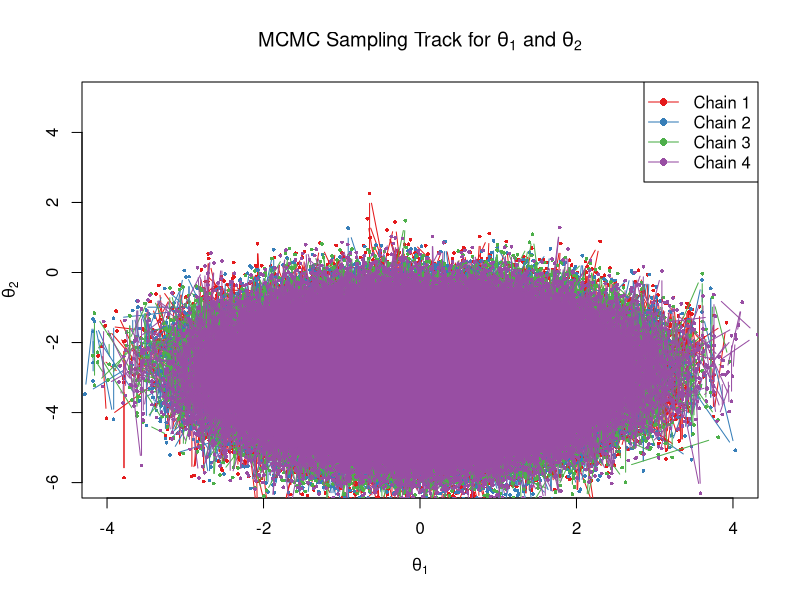
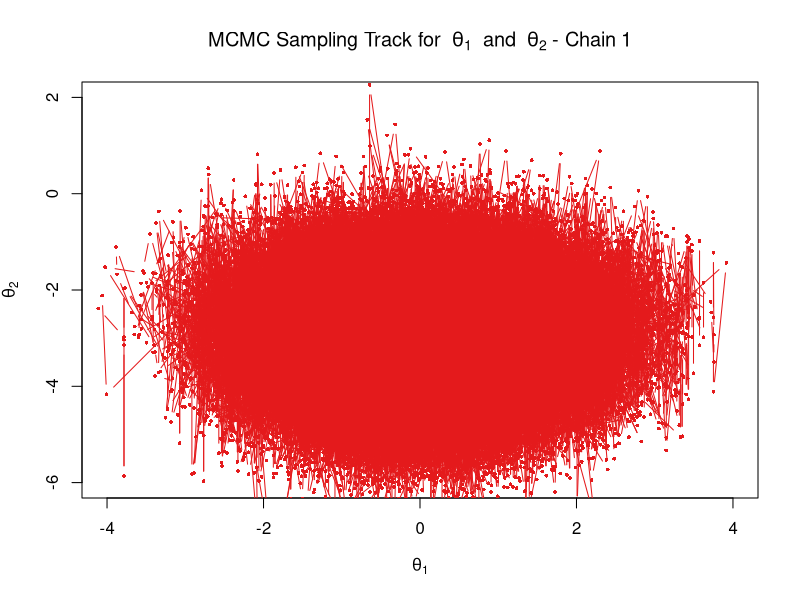
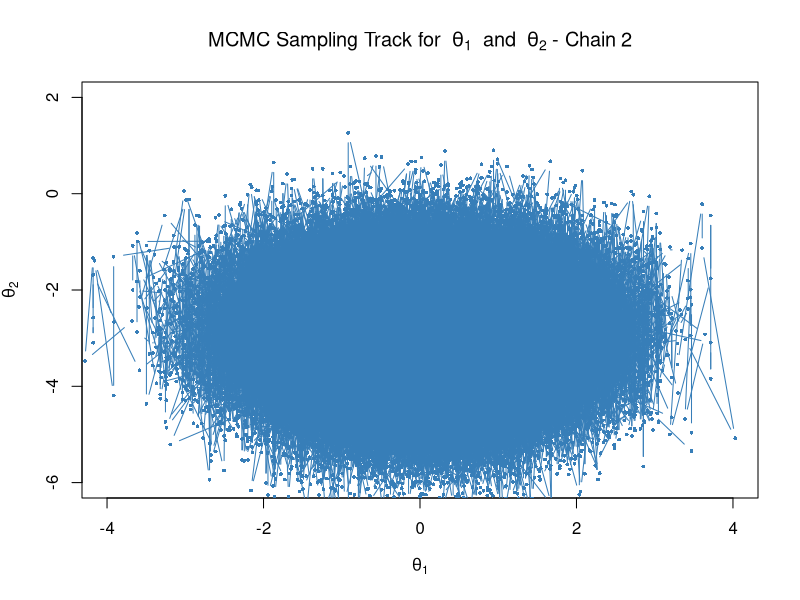
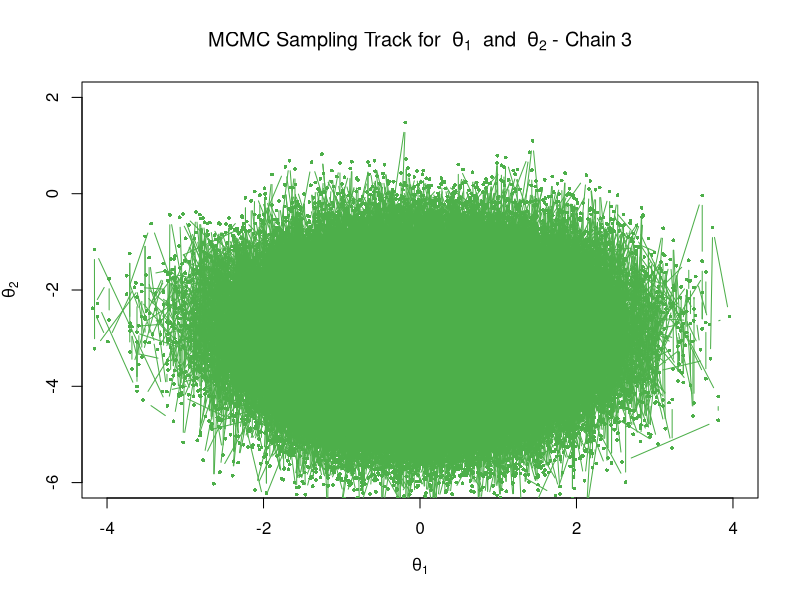
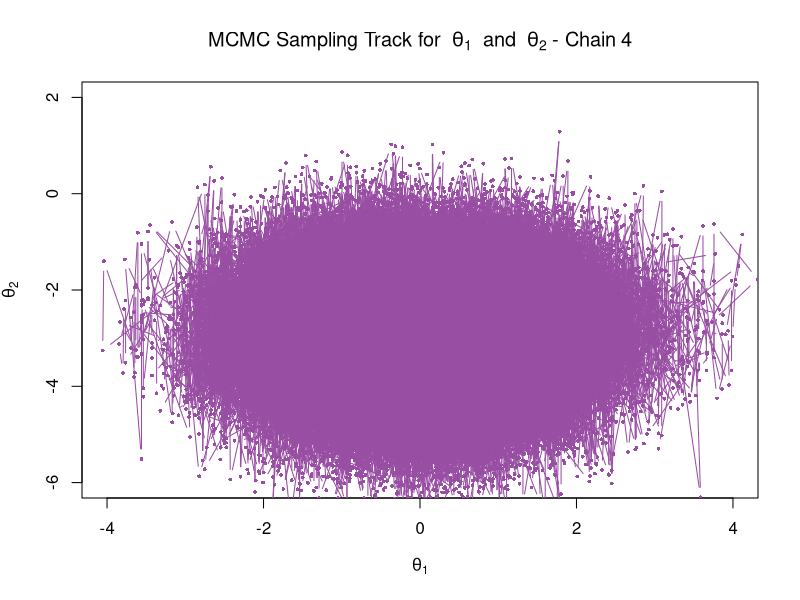

Here is the R script that generated these plots, in order:
# sample path of 4 chain MCMC
log_joint_density <- function(theta) {
  t1 <- theta[1]
  t2 <- theta[2]
  log_p_t1 <- dnorm(t1, 0, 1, log = TRUE)
  log_p_t2_given_t1 <- dnorm(t2, 0.03 * (t1^2 - 100), 1, log = TRUE)
  return(log_p_t1 + log_p_t2_given_t1)
}

# func for metropolis
run_metropolis_chain <- function(n_samples, init_theta, proposal_sd = 0.5) {
  # initialization phase
  samples <- matrix(NA, nrow = n_samples, ncol = 2)
  current_theta <- init_theta
  samples[1, ] <- current_theta
  
  for (i in 2:n_samples) {
    # proposal is theta1 at s + x, where x ~norm(0, 0.5)
    proposal_theta1 <- current_theta
    proposal_theta1[1] <- current_theta[1] + rnorm(1, mean = 0, sd = proposal_sd)
    # check r
    log_acc_ratio <- log_joint_density(proposal_theta1) - log_joint_density(current_theta)
    if (log(runif(1)) < log_acc_ratio) {
      current_theta[1] <- proposal_theta1[1]
    }
    
    # update theta2 by Gibbs
    mean_t2 <- 0.03 * (current_theta[1]^2 - 100)
    current_theta[2] <- rnorm(1, mean = mean_t2, sd = 1)
    # update the theta vector
    samples[i, ] <- current_theta
  }
  return(samples) # Return both theta1 and theta 2
}

set.seed(123)
n_samples <- 110000
n_chains_4 <- 4

theta1_matrix_4 <- matrix(NA, nrow = n_samples, ncol = n_chains_4)
theta2_matrix_4 <- matrix(NA, nrow = n_samples, ncol = n_chains_4)

# Define 4 distinct colors for the 4 chains
chain_colors <- c("#E41A1C", "#377EB8", "#4DAF4A", "#984EA3") 

# Set up a single plot window first so all chains overlay on the same graph

plot(NULL, 
     xlim = c(-4, 4),     # Reasonable range for theta1
     ylim = c(-6, 5),     # Reasonable range for theta2
     main = expression("MCMC Sampling Track for " * theta[1] * " and " * theta[2]),   
     xlab = expression(theta[1]), 
     ylab = expression(theta[2]))

# Loop to run chains and plot them
for (j in 1:n_chains_4) {
  
  # 1. Generate a unique random starting point for EACH chain
  init_point <- c(runif(1, -3, 3), runif(1, -10, 0)) 
  
  # 2. FIX: Run the chain ONCE and store the 2D matrix
  chain_output <- run_metropolis_chain(n_samples, init_point, proposal_sd = 0.5)
  
  # 3. Separate the components into your matrices
  theta1_matrix_4[, j] <- chain_output[, 1]
  theta2_matrix_4[, j] <- chain_output[, 2]
  
  # 4. Draw the track for this chain
  # type = "b" draws both points and lines connecting them in order of the rows
  lines(theta1_matrix_4[, j], 
        theta2_matrix_4[, j],
        type = "b",
        col = chain_colors[j], 
        pch = 16,             # Solid circles for points
        cex = 0.5,            # Make points slightly smaller so it's less crowded
        lwd = 1)              # Line width
}

# Add a simple legend to identify the chains
legend("topright", 
       legend = paste("Chain", 1:4), 
       col = chain_colors, 
       lty = 1, 
       pch = 16)

# separate plots:
for (j in 1:n_chains_4) {
  plot(NULL, 
       xlim = c(-4, 4),     # Reasonable range for theta1
       ylim = c(-6, 2),     # Reasonable range for theta2
       main = bquote("MCMC Sampling Track for " ~ theta[1] ~ " and " ~ theta[2] ~ "- Chain" ~ .(j)),  
       xlab = expression(theta[1]), 
       ylab = expression(theta[2]))
  lines(theta1_matrix_4[, j], 
        theta2_matrix_4[, j],
        type = "b",
        col = chain_colors[j], 
        pch = 16,             # Solid circles for points
        cex = 0.5,            # Make points slightly smaller so it's less crowded
        lwd = 1) 
} 
